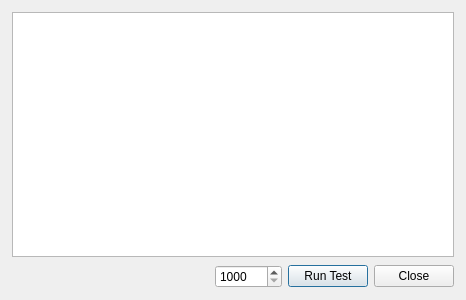
<?xml version="1.0" encoding="UTF-8"?>
<ui version="4.0">
 <class>PerfTestDialog</class>
 <widget class="QDialog" name="PerfTestDialog">
  <property name="windowModality">
   <enum>Qt::ApplicationModal</enum>
  </property>
  <property name="geometry">
   <rect>
    <x>0</x>
    <y>0</y>
    <width>466</width>
    <height>300</height>
   </rect>
  </property>
  <property name="windowTitle">
   <string>Dialog</string>
  </property>
  <layout class="QVBoxLayout" name="verticalLayout">
   <item>
    <widget class="QWidget" name="testResultsTextBox" native="true">
     <layout class="QVBoxLayout" name="verticalLayout_2">
      <property name="spacing">
       <number>1</number>
      </property>
      <property name="leftMargin">
       <number>1</number>
      </property>
      <property name="topMargin">
       <number>1</number>
      </property>
      <property name="rightMargin">
       <number>1</number>
      </property>
      <property name="bottomMargin">
       <number>1</number>
      </property>
      <item>
       <widget class="QPlainTextEdit" name="testResultsTextEdit">
        <property name="font">
         <font>
          <pointsize>10</pointsize>
         </font>
        </property>
        <property name="readOnly">
         <bool>true</bool>
        </property>
        <property name="plainText">
         <string/>
        </property>
       </widget>
      </item>
     </layout>
    </widget>
   </item>
   <item>
    <widget class="QWidget" name="widget" native="true">
     <property name="maximumSize">
      <size>
       <width>16777215</width>
       <height>40</height>
      </size>
     </property>
     <layout class="QHBoxLayout" name="horizontalLayout">
      <property name="spacing">
       <number>6</number>
      </property>
      <property name="leftMargin">
       <number>1</number>
      </property>
      <property name="topMargin">
       <number>1</number>
      </property>
      <property name="rightMargin">
       <number>1</number>
      </property>
      <property name="bottomMargin">
       <number>1</number>
      </property>
      <item>
       <spacer name="horizontalSpacer">
        <property name="orientation">
         <enum>Qt::Horizontal</enum>
        </property>
        <property name="sizeHint" stdset="0">
         <size>
          <width>194</width>
          <height>20</height>
         </size>
        </property>
       </spacer>
      </item>
      <item>
       <widget class="QSpinBox" name="signalSizeSpinBox">
        <property name="minimum">
         <number>1000</number>
        </property>
        <property name="maximum">
         <number>100000</number>
        </property>
        <property name="singleStep">
         <number>1000</number>
        </property>
       </widget>
      </item>
      <item>
       <widget class="QPushButton" name="runTestButton">
        <property name="text">
         <string>Run Test</string>
        </property>
       </widget>
      </item>
      <item>
       <widget class="QPushButton" name="closeButton">
        <property name="text">
         <string>Close</string>
        </property>
       </widget>
      </item>
     </layout>
    </widget>
   </item>
  </layout>
 </widget>
 <resources/>
 <connections/>
</ui>
